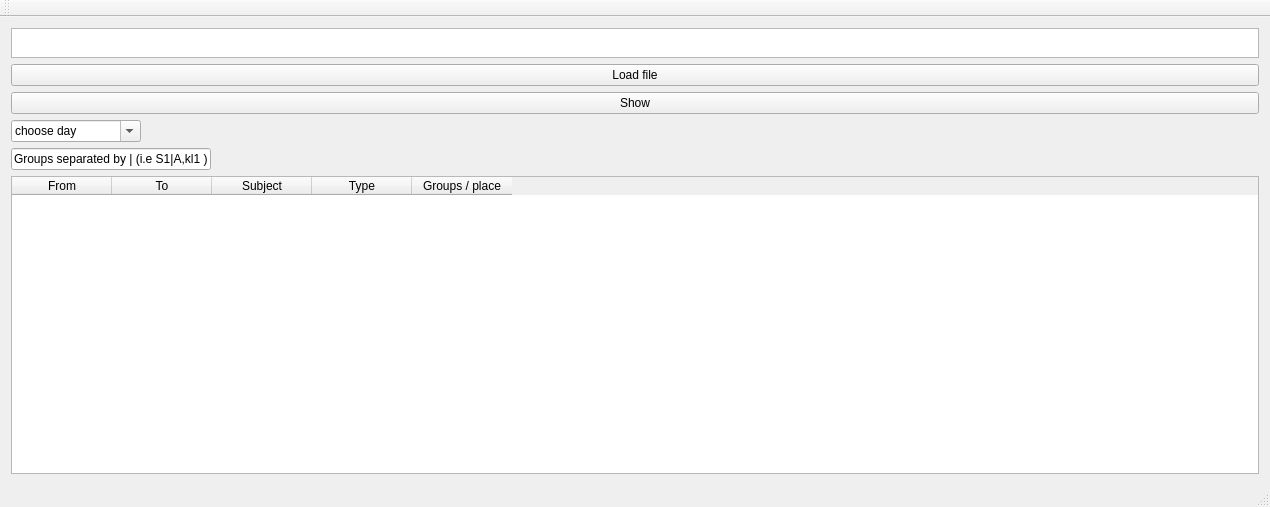
<?xml version="1.0" encoding="UTF-8"?>
<ui version="4.0">
 <class>MainWindow</class>
 <widget class="QMainWindow" name="MainWindow">
  <property name="geometry">
   <rect>
    <x>0</x>
    <y>0</y>
    <width>1270</width>
    <height>507</height>
   </rect>
  </property>
  <property name="sizePolicy">
   <sizepolicy hsizetype="Preferred" vsizetype="Preferred">
    <horstretch>0</horstretch>
    <verstretch>0</verstretch>
   </sizepolicy>
  </property>
  <property name="minimumSize">
   <size>
    <width>0</width>
    <height>0</height>
   </size>
  </property>
  <property name="windowTitle">
   <string>MainWindow</string>
  </property>
  <property name="accessibleName">
   <string>instanceMainWindow</string>
  </property>
  <widget class="QWidget" name="centralWidget">
   <layout class="QVBoxLayout" name="verticalLayout">
    <item>
     <widget class="QTextBrowser" name="LoadedFileTextBrowser">
      <property name="sizePolicy">
       <sizepolicy hsizetype="MinimumExpanding" vsizetype="Minimum">
        <horstretch>0</horstretch>
        <verstretch>0</verstretch>
       </sizepolicy>
      </property>
      <property name="minimumSize">
       <size>
        <width>0</width>
        <height>20</height>
       </size>
      </property>
      <property name="maximumSize">
       <size>
        <width>16777214</width>
        <height>30</height>
       </size>
      </property>
      <property name="openLinks">
       <bool>false</bool>
      </property>
     </widget>
    </item>
    <item>
     <widget class="QPushButton" name="btnLoadFile">
      <property name="text">
       <string>Load file</string>
      </property>
     </widget>
    </item>
    <item>
     <widget class="QPushButton" name="btnShowFilteredPlan">
      <property name="text">
       <string>Show</string>
      </property>
     </widget>
    </item>
    <item>
     <widget class="QComboBox" name="WeekDayBox">
      <property name="sizePolicy">
       <sizepolicy hsizetype="Fixed" vsizetype="Fixed">
        <horstretch>0</horstretch>
        <verstretch>0</verstretch>
       </sizepolicy>
      </property>
      <property name="minimumSize">
       <size>
        <width>130</width>
        <height>20</height>
       </size>
      </property>
      <property name="editable">
       <bool>true</bool>
      </property>
      <property name="currentText">
       <string>choose day</string>
      </property>
      <property name="maxVisibleItems">
       <number>7</number>
      </property>
     </widget>
    </item>
    <item>
     <widget class="QLineEdit" name="GroupFilter_lineEdit">
      <property name="sizePolicy">
       <sizepolicy hsizetype="Fixed" vsizetype="Fixed">
        <horstretch>0</horstretch>
        <verstretch>0</verstretch>
       </sizepolicy>
      </property>
      <property name="minimumSize">
       <size>
        <width>200</width>
        <height>0</height>
       </size>
      </property>
      <property name="text">
       <string>Groups separated by | (i.e S1|A,kl1 )</string>
      </property>
     </widget>
    </item>
    <item>
     <widget class="QTableWidget" name="tableWidget">
      <attribute name="horizontalHeaderCascadingSectionResizes">
       <bool>true</bool>
      </attribute>
      <column>
       <property name="text">
        <string>From</string>
       </property>
      </column>
      <column>
       <property name="text">
        <string>To</string>
       </property>
      </column>
      <column>
       <property name="text">
        <string>Subject</string>
       </property>
      </column>
      <column>
       <property name="text">
        <string>Type</string>
       </property>
      </column>
      <column>
       <property name="text">
        <string>Groups / place</string>
       </property>
      </column>
     </widget>
    </item>
   </layout>
  </widget>
  <widget class="QMenuBar" name="menuBar">
   <property name="geometry">
    <rect>
     <x>0</x>
     <y>0</y>
     <width>1270</width>
     <height>20</height>
    </rect>
   </property>
  </widget>
  <widget class="QToolBar" name="mainToolBar">
   <attribute name="toolBarArea">
    <enum>TopToolBarArea</enum>
   </attribute>
   <attribute name="toolBarBreak">
    <bool>false</bool>
   </attribute>
  </widget>
  <widget class="QStatusBar" name="statusBar"/>
 </widget>
 <layoutdefault spacing="6" margin="11"/>
 <resources/>
 <connections/>
</ui>
